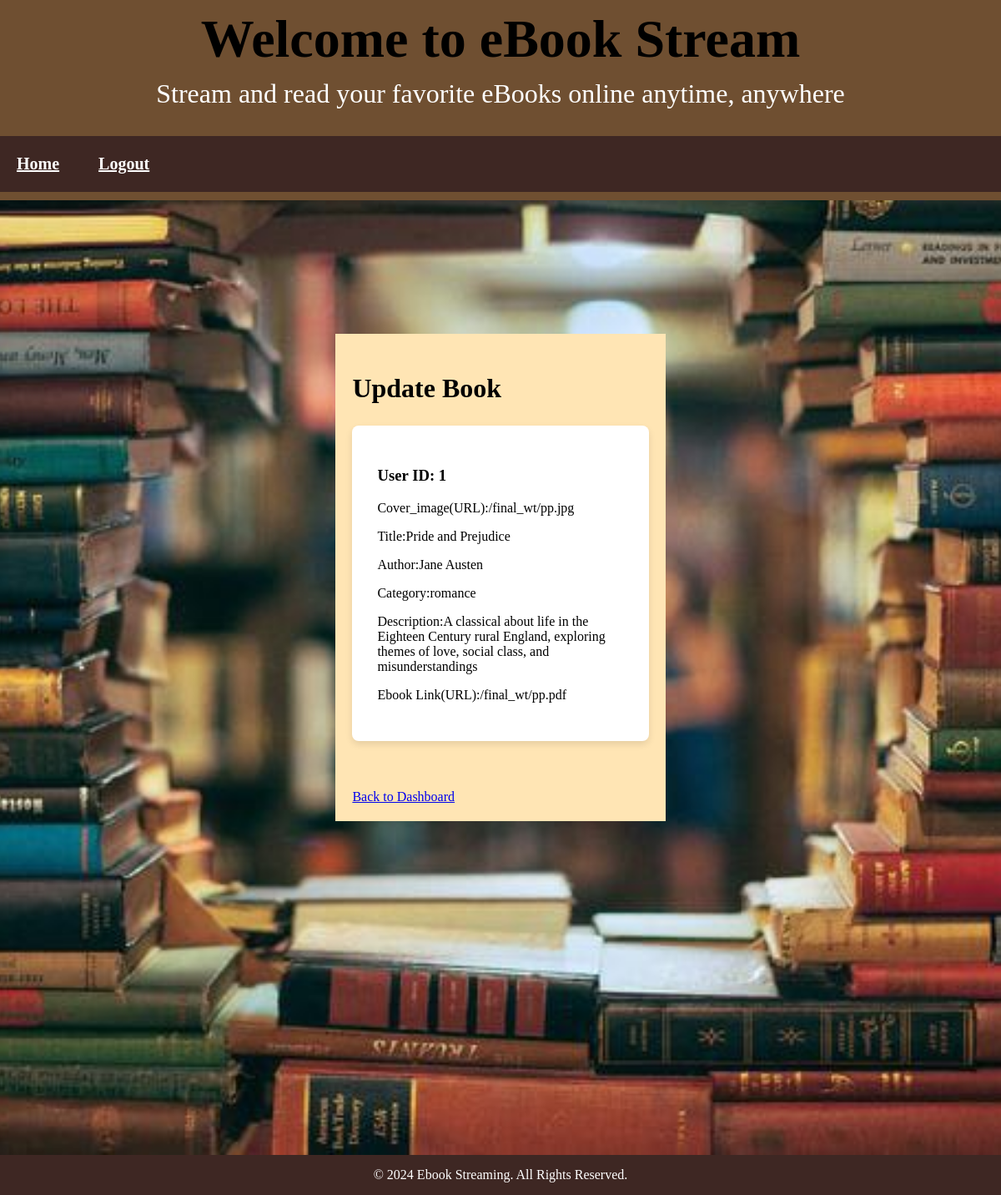
Screenshot of /update.php?ID=1 with the database file from the repository.
### tables this page shows
CREATE TABLE `books` (
  `id` int(11) NOT NULL,
  `cover_image` varchar(255) NOT NULL,
  `title` varchar(25) NOT NULL,
  `author` varchar(25) NOT NULL,
  `category` enum('fiction','non-fiction','romance','science fiction') NOT NULL,
  `description` text DEFAULT NULL,
  `ebook` varchar(255) NOT NULL,
  `view_count` int(11) NOT NULL DEFAULT 0
);

### update.php (the view, shortened to what this page needs)
<?php
require_once("connection.php");
if (isset($_GET['ID'])) {
    $bookID = (int)$_GET['ID'];
    $query = "SELECT * FROM books WHERE id = '$bookID'";
    $result = mysqli_query($con, $query);
    if ($row = mysqli_fetch_assoc($result)) {
        $cover = $row['cover_image'];
        $title = $row['title'];
        $author = $row['author'];
        $category = $row['category'];
        $description = $row['description'];
        $ebook = $row['ebook'];
    } else {
        echo "Book not found.";
        exit();
    }
}
?>
<!DOCTYPE html>
<html lang="en">
<head>
    <link rel="stylesheet" href="styles.css">
</head>
<body>
<header>
    <h1>Welcome to eBook Stream</h1>
    <p>Stream and read your favorite eBooks online anytime, anywhere</p>
    <nav>
        <a href="admin.php">Home</a>
        <a href="logout.php" style="color:white; border: 2px solid transparent; border-radius: 5px; transition: all 0.3s ease;">Logout</a>
    </nav>
</header>
<div class="container">
    <h2>Update Book</h2>
<div class="featured-ebook">
        <h3>User ID: <?php echo htmlspecialchars($bookID); ?></h3>
        <p>Cover_image(URL):<?php echo htmlspecialchars($cover); ?></p>
        <p>Title:<?php echo htmlspecialchars($title); ?></p>
        <p>Author:<?php echo htmlspecialchars($author); ?></p>
        <p>Category:<?php echo htmlspecialchars($category); ?></p>
        <p>Description:<?php echo htmlspecialchars($description); ?></p>
        <p>Ebook Link(URL):<?php echo htmlspecialchars($ebook); ?></p>
</div>
<br/><a href="admin.php" style="font-size:1rem;">Back to Dashboard</a>
</div>
<footer>
    <p>&copy; 2024 Ebook Streaming. All Rights Reserved.</p>
</footer>
</body>
</html>

### styles.css (style rules this page uses)
body { font-family: times new roman; background-image:url(ebook1.jpg); height: 30%; background-position: center; background-repeat: no-repeat; background-size: cover; background-position:relative; }
header { background-color: #6f4f31; color: #fff; text-align: center; padding: 10px 0; width: 100%; position: absolute; display: block; top:0; left:0; }
nav { background-color: #3e2723; color: white; font-weight:bolder; font-size:20px; width: 100%; padding: 10px 0; text-align:left; }
nav a { color: white; padding: 10px 20px; display: inline-block; transition: background-color 0.3s ease, transform 0.2s ease; }
.container { width: 30%; margin: 400px auto; background: #ffe5b4; padding: 20px; height:70%; position:relative; align:center; }
.container h2 { font-size:xx-large; }
header h1 { font-size: 4rem; font-weight: bolder; margin: 0; }
header p { font-size: 2rem; margin-top: 10px; }
h1, h2 { font-weight:bold; color: black; }
footer { background-color: #3e2723; color: white; text-align: center; padding: 15px 0; width: 100%; position: absolute; display: inline-block; left:0; margin-bottom:0; }
footer p { margin: 0; font-size: 1rem; }
.featured-ebook { background-color: white; padding: 30px; margin-bottom: 40px; border-radius: 8px; box-shadow: 0 4px 8px rgba(0, 0, 0, 0.1); flex: 1; max-width: 100%; text-align: left; }

### rows the page displays
books: cover_image "/final_wt/pp.jpg", title "Pride and Prejudice", author "Jane Austen", category "romance", description "A classical about life in the Eighteen Century rural England, exploring themes of love, social class, and misunderstandings", ebook "/final_wt/pp.pdf"

### other values shown
$bookID "1"
